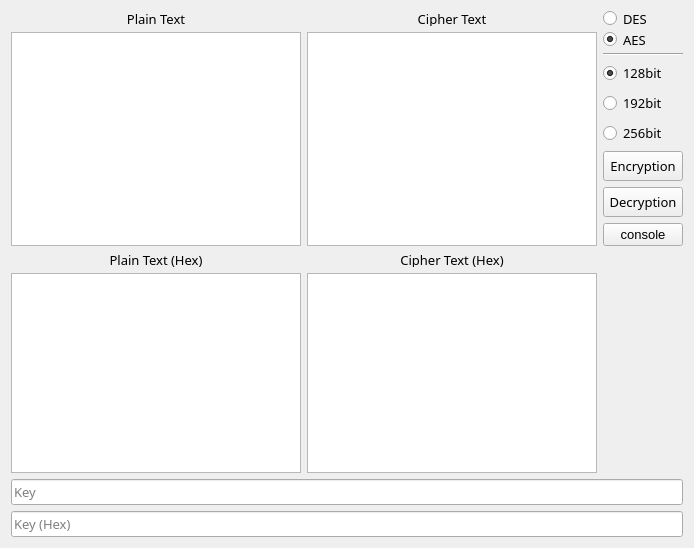
<?xml version="1.0" encoding="UTF-8"?>
<ui version="4.0">
 <class>Widget</class>
 <widget class="QWidget" name="Widget">
  <property name="geometry">
   <rect>
    <x>0</x>
    <y>0</y>
    <width>688</width>
    <height>516</height>
   </rect>
  </property>
  <property name="font">
   <font>
    <family>Arial</family>
    <pointsize>10</pointsize>
   </font>
  </property>
  <property name="windowTitle">
   <string>컴퓨터공학과 21011772 강진구</string>
  </property>
  <property name="windowIcon">
   <iconset>
    <normaloff>:/lock-icon.png</normaloff>:/lock-icon.png</iconset>
  </property>
  <layout class="QGridLayout" name="gridLayout">
   <item row="10" column="1">
    <widget class="QTextEdit" name="text_cipher_hex">
     <property name="minimumSize">
      <size>
       <width>290</width>
       <height>200</height>
      </size>
     </property>
     <property name="font">
      <font>
       <family>돋움체</family>
       <pointsize>10</pointsize>
      </font>
     </property>
    </widget>
   </item>
   <item row="11" column="0" colspan="3">
    <widget class="QLineEdit" name="line_key">
     <property name="minimumSize">
      <size>
       <width>600</width>
       <height>0</height>
      </size>
     </property>
     <property name="font">
      <font>
       <family>돋움체</family>
       <pointsize>10</pointsize>
      </font>
     </property>
     <property name="text">
      <string/>
     </property>
     <property name="placeholderText">
      <string>Key</string>
     </property>
     <property name="clearButtonEnabled">
      <bool>true</bool>
     </property>
    </widget>
   </item>
   <item row="9" column="1">
    <widget class="QLabel" name="label_3">
     <property name="maximumSize">
      <size>
       <width>16777215</width>
       <height>15</height>
      </size>
     </property>
     <property name="font">
      <font>
       <family>돋움체</family>
       <pointsize>10</pointsize>
      </font>
     </property>
     <property name="text">
      <string>Cipher Text (Hex)</string>
     </property>
     <property name="alignment">
      <set>Qt::AlignCenter</set>
     </property>
    </widget>
   </item>
   <item row="10" column="0">
    <widget class="QTextEdit" name="text_plain_hex">
     <property name="minimumSize">
      <size>
       <width>290</width>
       <height>200</height>
      </size>
     </property>
     <property name="font">
      <font>
       <family>돋움체</family>
       <pointsize>10</pointsize>
      </font>
     </property>
    </widget>
   </item>
   <item row="12" column="0" colspan="3">
    <widget class="QLineEdit" name="line_key_hex">
     <property name="minimumSize">
      <size>
       <width>600</width>
       <height>0</height>
      </size>
     </property>
     <property name="font">
      <font>
       <family>돋움체</family>
       <pointsize>10</pointsize>
      </font>
     </property>
     <property name="text">
      <string/>
     </property>
     <property name="placeholderText">
      <string>Key (Hex)</string>
     </property>
     <property name="clearButtonEnabled">
      <bool>true</bool>
     </property>
    </widget>
   </item>
   <item row="2" column="2">
    <widget class="Line" name="line">
     <property name="minimumSize">
      <size>
       <width>0</width>
       <height>2</height>
      </size>
     </property>
     <property name="font">
      <font>
       <family>돋움체</family>
       <pointsize>10</pointsize>
      </font>
     </property>
     <property name="orientation">
      <enum>Qt::Horizontal</enum>
     </property>
    </widget>
   </item>
   <item row="5" column="2">
    <widget class="QRadioButton" name="radio_256">
     <property name="enabled">
      <bool>true</bool>
     </property>
     <property name="font">
      <font>
       <family>돋움체</family>
       <pointsize>10</pointsize>
      </font>
     </property>
     <property name="text">
      <string>256bit</string>
     </property>
     <attribute name="buttonGroup">
      <string notr="true">buttonGroup</string>
     </attribute>
    </widget>
   </item>
   <item row="1" column="2">
    <widget class="QRadioButton" name="radio_aes">
     <property name="maximumSize">
      <size>
       <width>16777215</width>
       <height>15</height>
      </size>
     </property>
     <property name="font">
      <font>
       <family>돋움체</family>
       <pointsize>10</pointsize>
      </font>
     </property>
     <property name="text">
      <string>AES</string>
     </property>
     <property name="checked">
      <bool>true</bool>
     </property>
     <attribute name="buttonGroup">
      <string notr="true">buttonGroup_2</string>
     </attribute>
    </widget>
   </item>
   <item row="6" column="2">
    <widget class="QPushButton" name="push_enc">
     <property name="minimumSize">
      <size>
       <width>0</width>
       <height>30</height>
      </size>
     </property>
     <property name="font">
      <font>
       <family>돋움체</family>
       <pointsize>10</pointsize>
      </font>
     </property>
     <property name="text">
      <string>Encryption</string>
     </property>
    </widget>
   </item>
   <item row="3" column="2">
    <widget class="QRadioButton" name="radio_128">
     <property name="enabled">
      <bool>true</bool>
     </property>
     <property name="font">
      <font>
       <family>돋움체</family>
       <pointsize>10</pointsize>
      </font>
     </property>
     <property name="text">
      <string>128bit</string>
     </property>
     <property name="checked">
      <bool>true</bool>
     </property>
     <attribute name="buttonGroup">
      <string notr="true">buttonGroup</string>
     </attribute>
    </widget>
   </item>
   <item row="9" column="0">
    <widget class="QLabel" name="label_4">
     <property name="maximumSize">
      <size>
       <width>16777215</width>
       <height>15</height>
      </size>
     </property>
     <property name="font">
      <font>
       <family>돋움체</family>
       <pointsize>10</pointsize>
      </font>
     </property>
     <property name="text">
      <string>Plain Text (Hex)</string>
     </property>
     <property name="alignment">
      <set>Qt::AlignCenter</set>
     </property>
    </widget>
   </item>
   <item row="1" column="0" rowspan="8">
    <widget class="QTextEdit" name="text_plain">
     <property name="minimumSize">
      <size>
       <width>290</width>
       <height>200</height>
      </size>
     </property>
     <property name="font">
      <font>
       <family>돋움체</family>
       <pointsize>10</pointsize>
      </font>
     </property>
    </widget>
   </item>
   <item row="0" column="1">
    <widget class="QLabel" name="label_2">
     <property name="maximumSize">
      <size>
       <width>16777215</width>
       <height>15</height>
      </size>
     </property>
     <property name="font">
      <font>
       <family>돋움체</family>
       <pointsize>10</pointsize>
      </font>
     </property>
     <property name="text">
      <string>Cipher Text</string>
     </property>
     <property name="alignment">
      <set>Qt::AlignCenter</set>
     </property>
    </widget>
   </item>
   <item row="1" column="1" rowspan="8">
    <widget class="QTextEdit" name="text_cipher">
     <property name="minimumSize">
      <size>
       <width>290</width>
       <height>200</height>
      </size>
     </property>
     <property name="font">
      <font>
       <family>돋움체</family>
       <pointsize>10</pointsize>
      </font>
     </property>
    </widget>
   </item>
   <item row="0" column="2">
    <widget class="QRadioButton" name="radio_des">
     <property name="maximumSize">
      <size>
       <width>16777215</width>
       <height>15</height>
      </size>
     </property>
     <property name="font">
      <font>
       <family>돋움체</family>
       <pointsize>10</pointsize>
      </font>
     </property>
     <property name="text">
      <string>DES</string>
     </property>
     <property name="checked">
      <bool>false</bool>
     </property>
     <attribute name="buttonGroup">
      <string notr="true">buttonGroup_2</string>
     </attribute>
    </widget>
   </item>
   <item row="0" column="0">
    <widget class="QLabel" name="label">
     <property name="maximumSize">
      <size>
       <width>16777215</width>
       <height>15</height>
      </size>
     </property>
     <property name="font">
      <font>
       <family>돋움체</family>
       <pointsize>10</pointsize>
      </font>
     </property>
     <property name="text">
      <string>Plain Text</string>
     </property>
     <property name="alignment">
      <set>Qt::AlignCenter</set>
     </property>
    </widget>
   </item>
   <item row="4" column="2">
    <widget class="QRadioButton" name="radio_192">
     <property name="enabled">
      <bool>true</bool>
     </property>
     <property name="font">
      <font>
       <family>돋움체</family>
       <pointsize>10</pointsize>
      </font>
     </property>
     <property name="text">
      <string>192bit</string>
     </property>
     <attribute name="buttonGroup">
      <string notr="true">buttonGroup</string>
     </attribute>
    </widget>
   </item>
   <item row="7" column="2">
    <widget class="QPushButton" name="push_dec">
     <property name="minimumSize">
      <size>
       <width>0</width>
       <height>30</height>
      </size>
     </property>
     <property name="font">
      <font>
       <family>돋움체</family>
       <pointsize>10</pointsize>
      </font>
     </property>
     <property name="text">
      <string>Decryption</string>
     </property>
    </widget>
   </item>
   <item row="8" column="2">
    <widget class="QPushButton" name="push_console">
     <property name="text">
      <string>console</string>
     </property>
    </widget>
   </item>
  </layout>
 </widget>
 <layoutdefault spacing="6" margin="11"/>
 <tabstops>
  <tabstop>text_plain</tabstop>
  <tabstop>text_cipher</tabstop>
  <tabstop>line_key</tabstop>
  <tabstop>radio_des</tabstop>
  <tabstop>radio_aes</tabstop>
 </tabstops>
 <resources/>
 <connections/>
 <buttongroups>
  <buttongroup name="buttonGroup"/>
  <buttongroup name="buttonGroup_2"/>
 </buttongroups>
</ui>
